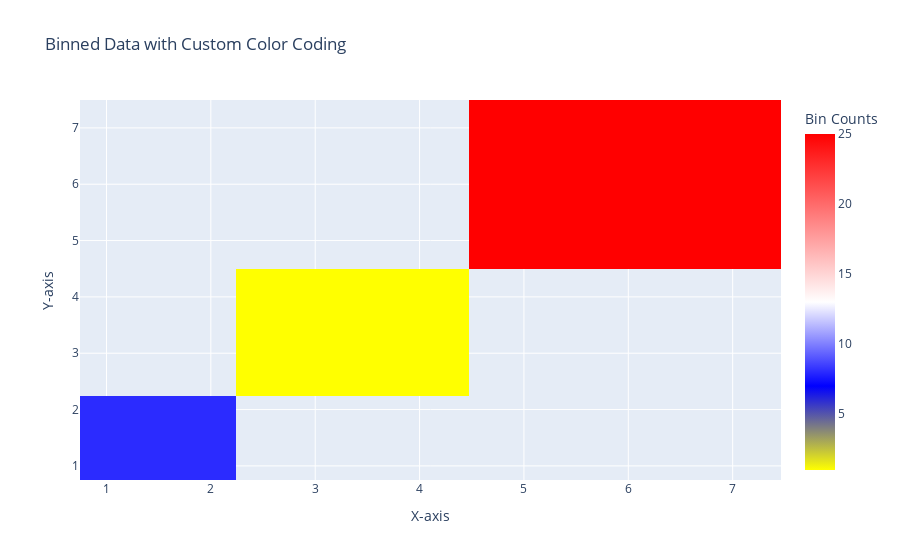

Here is the notebook cell this chart was saved with:
### Code cell
fig = go.Figure()
#xmin, xmax, ymin, ymax
# Add the heatmap with the custom color scale
fig.add_trace(go.Heatmap(
    z=num,
    x=xmax-xmin,
    y=ymax-ymin,
    colorscale=[
        [0, 'yellow'],  # Yellow for zero counts
        [0.25, 'blue'], # Blue for low counts
        [0.5, 'white'], # White for acceptable counts
        [1, 'red']      # Red for high counts
    ],
    showscale=True,  # Show color scale for reference
    colorbar=dict(title="Bin Counts")
))

# Configure layout
fig.update_layout(
    title="Binned Data with Custom Color Coding",
    xaxis_title="X-axis",
    yaxis_title="Y-axis"
)

# Display the plot in an adaptive environment
pio.show(fig)

### Figure 1 — Plotly figure (JSON) as saved in the notebook; plotly's stock layout.template omitted (floating-point values rounded to 4 significant figures)
{"data": [{"colorbar": {"title": {"text": "Bin Counts"}}, "colorscale": [[0, "yellow"], [0.25, "blue"], [0.5, "white"], [1, "red"]], "showscale": true, "type": "heatmap", "x": [2.985, 2.985, 2.985, 2.985, 2.985, 2.985, 2.985, 2.985, 2.985, 2.985, 2.985, 1.493, 1.493, 1.493, 1.493, 2.985, 2.985, 1.493, 1.493, 1.493, 1.493, 2.985, 2.985, 2.985, 2.985, 1.493, 1.493, 1.493, 1.493, 5.971, 2.985, 2.985, 2.985, 2.985, 2.985, 2.985, 2.985, 2.985, 2.985, 2.985, 2.985, 2.985, 2.985, 2.985, 2.985, 2.985, 2.985, 2.985, 2.985, 2.985, 2.985, 2.985, 2.985, 2.985, 2.985, 2.985, 2.985, 2.985, 2.985, 2.985, 2.985, 2.985, 2.985, 2.985, 2.985, 2.985, 2.985, 2.985, 2.985, 2.985], "y": [2.998, 2.998, 2.998, 2.998, 2.998, 2.998, 2.998, 2.998, 2.998, 2.998, 2.998, 1.499, 1.499, 1.499, 1.499, 2.998, 2.998, 1.499, 1.499, 1.499, 1.499, 2.998, 2.998, 2.998, 2.998, 1.499, 1.499, 1.499, 1.499, 5.996, 2.998, 2.998, 2.998, 2.998, 2.998, 2.998, 2.998, 2.998, 2.998, 2.998, 2.998, 2.998, 2.998, 2.998, 2.998, 2.998, 2.998, 2.998, 2.998, 2.998, 2.998, 2.998, 2.998, 2.998, 2.998, 2.998, 2.998, 2.998, 2.998, 2.998, 2.998, 2.998, 2.998, 2.998, 2.998, 2.998, 2.998, 2.998, 2.998, 2.998], "z": [2, 4, 7, 23, 11, 12, 18, 25, 11, 23, 8, 7, 5, 11, 8, 14, 17, 7, 11, 5, 9, 28, 4, 4, 29, 7, 10, 10, 8, 25, 14, 19, 20, 21, 20, 11, 19, 9, 6, 26, 4, 19, 14, 19, 22, 17, 12, 27, 2, 9, 25, 25, 9, 11, 30, 16, 24, 29, 19, 7, 24, 2, 27, 22, 10, 9, 26, 4, 7, 1]}], "layout": {"title": {"text": "Binned Data with Custom Color Coding"}, "xaxis": {"title": {"text": "X-axis"}}, "yaxis": {"title": {"text": "Y-axis"}}}}
